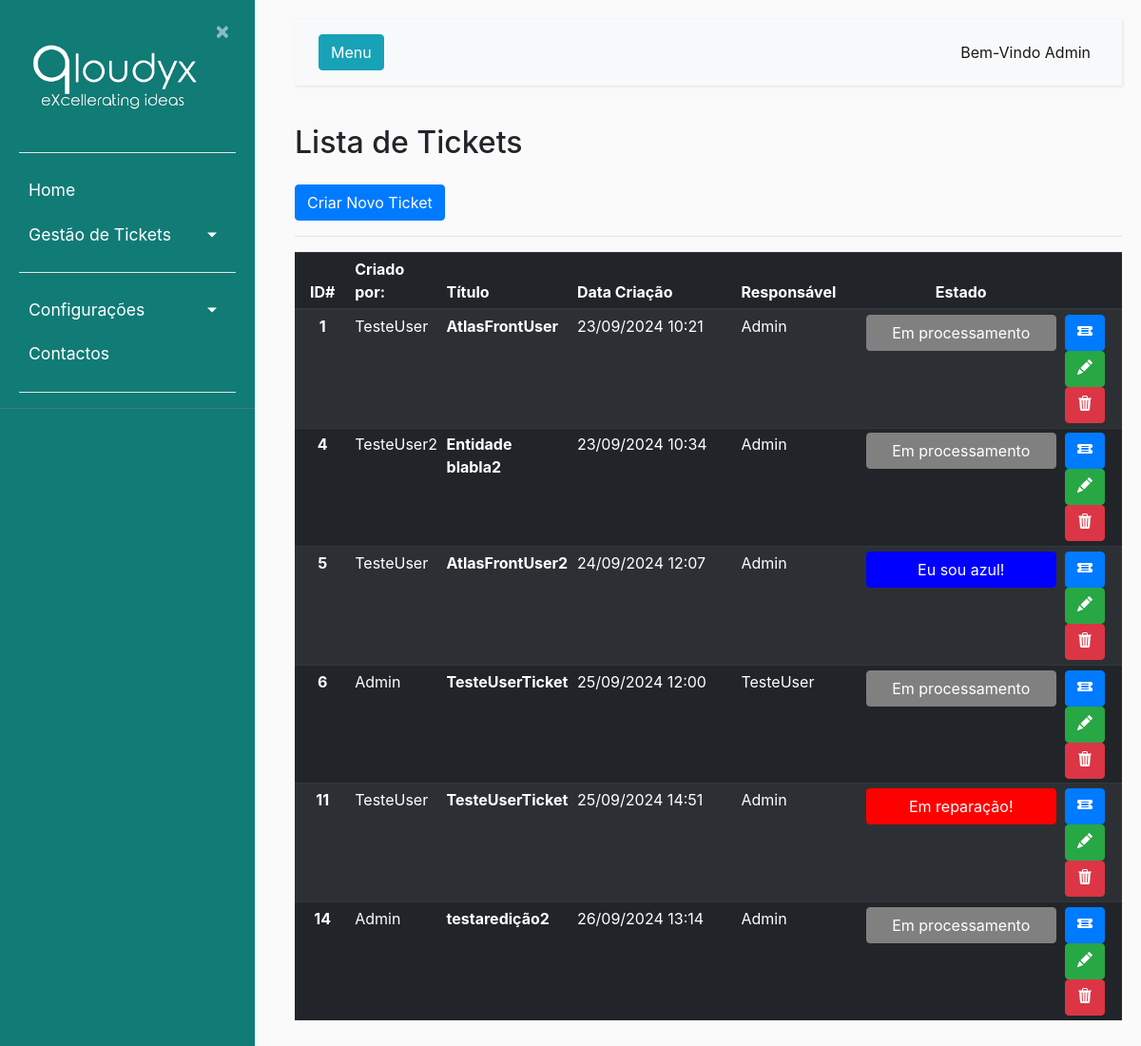
/listaticket/ (signed in), run on an earlier commit of the app's database.
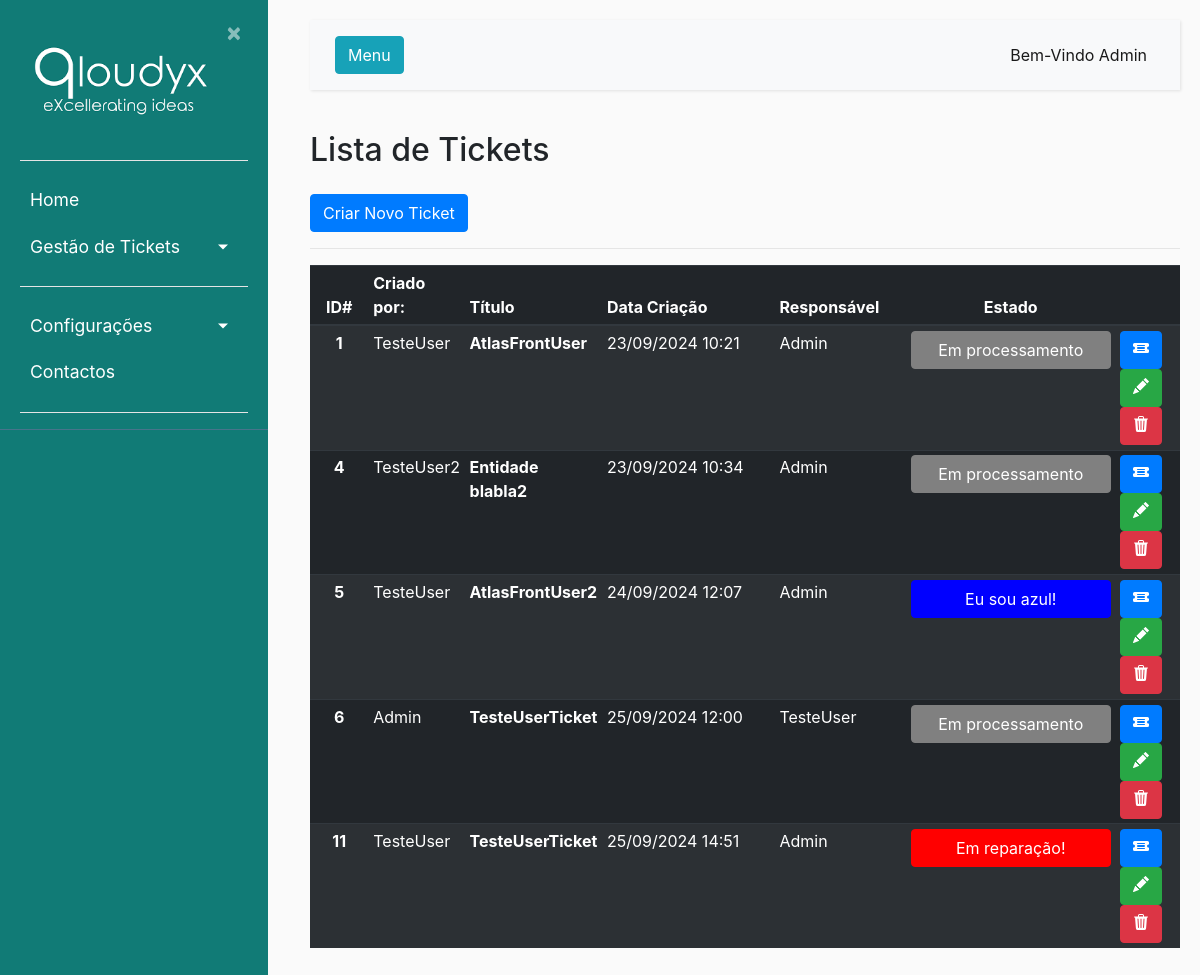
And on a later commit of the database.
### ticket/models.py (models this page shows, shortened)
class Ticket(models.Model):
    nome = models.CharField(max_length=50, verbose_name='Titulo')
    dataCriacao = models.DateTimeField(default=timezone.now(), verbose_name='Data de Criação')
    descricao = models.CharField(max_length=300, verbose_name='Descrição')
    usuarios = models.ForeignKey(Usuarios, null = True, on_delete=models.CASCADE, related_name="responsavel", verbose_name='Responsável')
    app_tpPedidos = models.ForeignKey(Apps_tpPedidos, on_delete=models.CASCADE, verbose_name='Tipo de Problema')
    prioridade = models.ForeignKey(Prioridade, null = True , on_delete=models.CASCADE, verbose_name='Prioridade')
    resolucao = models.ForeignKey(Resolucao, null = True, on_delete=models.CASCADE, verbose_name='Resolução')
    id_Proprietario = models.ForeignKey(Usuarios, null = True, on_delete=models.CASCADE, related_name="criador", verbose_name='Criador do Ticket')
    estado = models.ForeignKey(StatusLog,null = True,default = 1, on_delete=models.CASCADE, verbose_name='Estado Atual')
    usuario_app = models.ForeignKey(Usuarios_Apps,null = True, on_delete=models.CASCADE)

class Usuarios(AbstractBaseUser):
    nome = models.CharField(max_length=100, unique=True,verbose_name='Utilizador')
    email = models.EmailField(verbose_name='E-mail')
    foto = models.ImageField(null=True, blank=True, upload_to='users/uploads/fotos',verbose_name='Foto')
    descricao = models.CharField(max_length=250, null=True)
    EscolhasRole = {
    ("Interno", "Interno"),
    ("Operador", "Operador"),
    ("Cliente", "Cliente"),
    }
    role = models.CharField(max_length=50,choices= EscolhasRole ,verbose_name='Cargo')
    entidade = models.ForeignKey(Entidades, on_delete=models.CASCADE, verbose_name='Entidade')
    telefone = PhoneNumberField(null=True, blank=False, unique=True, verbose_name='Telefone')
    date_of_birth = models.DateField(verbose_name='Data de Nascimento')
    is_active = models.BooleanField(default=True, verbose_name='Ativo?')
    is_admin = models.BooleanField(default=False, verbose_name='Admin?')
    objects = MyUserManager()
    USERNAME_FIELD = 'nome'
    REQUIRED_FIELDS = ['date_of_birth','email']

class StatusLog(models.Model):
    estado = models.ForeignKey(Estado, on_delete=models.CASCADE, verbose_name='Estado')
    usuario = models.ForeignKey(Usuarios, on_delete=models.CASCADE, verbose_name='Utilizador')
    dataHora = models.DateTimeField(default=timezone.now(), verbose_name='Data de Criação')

class Estado(models.Model):
    estado = models.CharField(max_length=20)
    cor = models.CharField(max_length=30)
    font_color = models.CharField(max_length=30)
    descricao = models.CharField(max_length=300)
    def __str__(self):
        return self.estado

### ticket/views.py (the view)
# urls.py: path('listaticket/', ticket_views.ticket_list, name ='listaticket'), #URL para a gestão de tickets
def ticket_list(request):
    ticketall = Ticket.objects.all()
    tickuser = request.user
    tickets = Ticket.objects.filter(Q(usuarios=tickuser) | Q(id_Proprietario=tickuser))
    return render(request, 'ticket/listaticket.html', {'tickets': tickets,'ticketall': ticketall})

### ticket/templates/ticket/listaticket.html (shortened to what this page needs)
{% extends "ticket/base.html" %}
{% block content %}
<body>
    <h2 style="margin-bottom:25px">Lista de Tickets</h2>
    {% if user.is_authenticated %}
    {% if user.is_admin or user.role == "Interno"%}
    {% if ticketall %}
    <button type="button" class="btn btn-primary"><a href="{% url 'novoticket' %}">Criar Novo Ticket</a></button>
    <hr>
    <table class="table table-striped table-dark table-sm">
        <thead>
          <tr>
            <th style="text-align:center" class="col-2 col-sm-1">ID#</th>
            <th class="col-2 col-sm-1">Criado por:</th>
            <th class="col-2 col-sm-1">Título</th>
            <th class="col-2 col-sm-3">Data Criação</th>
            <th class="col-2 col-sm-2">Responsável</th>
            <th style="text-align:center" class="col-2 col-sm-1">Estado</th>
            <th class="col-3 col-sm-1"></th>
          </tr>
        </thead>
        <tbody>
          {% for ticket in ticketall %}
          <tr>
            <th style="text-align:center">{{ ticket.id }}</th>
            <td>{{ ticket.id_Proprietario.nome }}</td>
            <th scope="row">{{ ticket.nome }}</th>
            <td>{{ ticket.dataCriacao|date:"d/m/Y H:i" }}</td>
            <td>{{ ticket.usuarios.nome }}</td>
            <td style="text-align:center"><button style="background-color:{{ticket.estado.estado.font_color}}; border-color:{{ticket.estado.estado.font_color}}; width:200px"type="button" class="btn btn-primary">{{ ticket.estado.estado }}</button></td>
            <td><button type="button" class="btn btn-primary"><a href="{% url 'detalheticket' ticket.pk %}">
              </a></button>
            <button type="button" class="btn btn-success"><a href="{% url 'editar_ticket' ticket.pk %}">
            </a></button>
            <button onclick="botao_apagar()" type="button" class="btn btn-danger">
            </button></td>
          </tr>
          {% endfor %}
        </tbody>
    </table>
    {% else %}
        <p>Nenhum ticket encontrado.</p>
    {% endif %}
    {% endif %}
    {% endif %}
</body>
{% endblock content %}

What changed in the data, as far as the page shows it:
removed Ticket: id "14", id_Proprietario.nome "Admin", nome "testaredição2", dataCriacao "26/09/2024 13:14", usuarios.nome "Admin", estado.estado "Em processamento"
